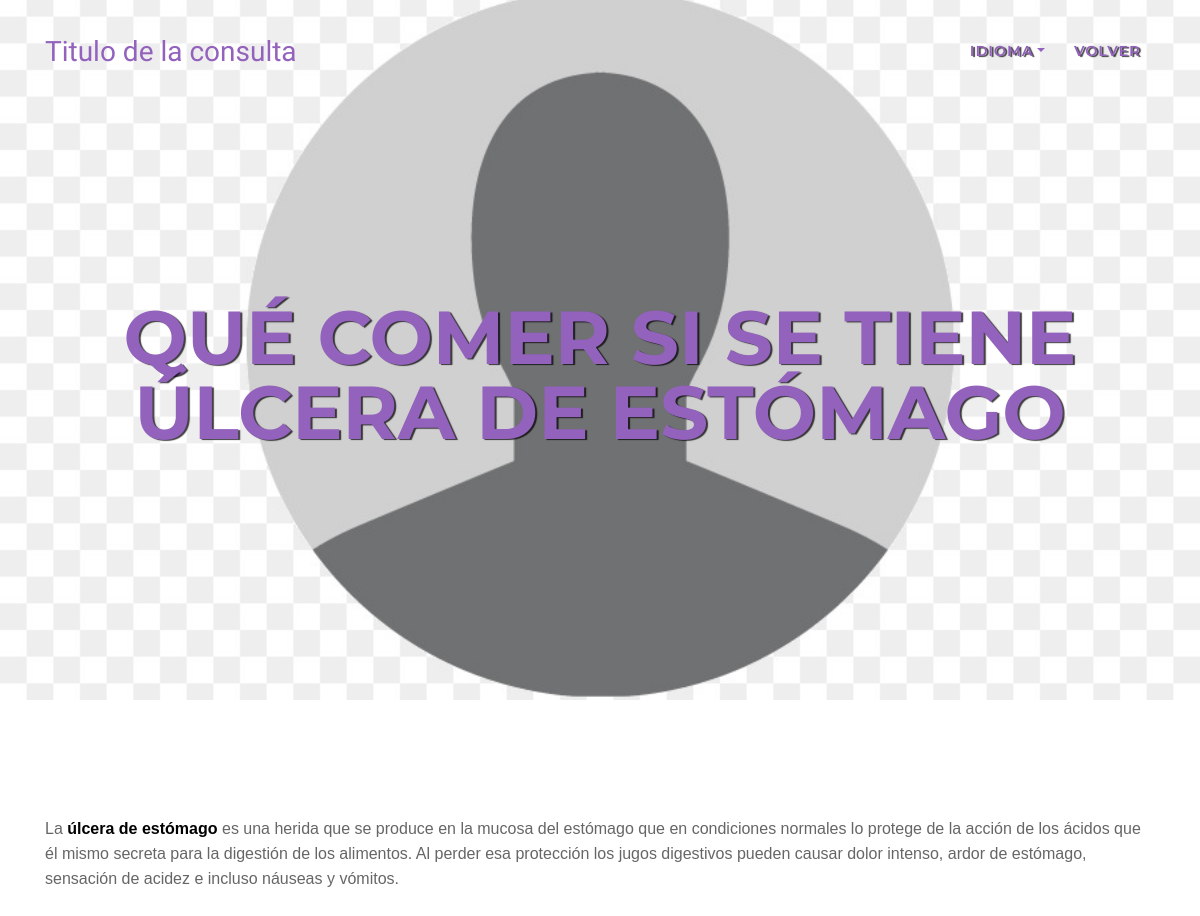
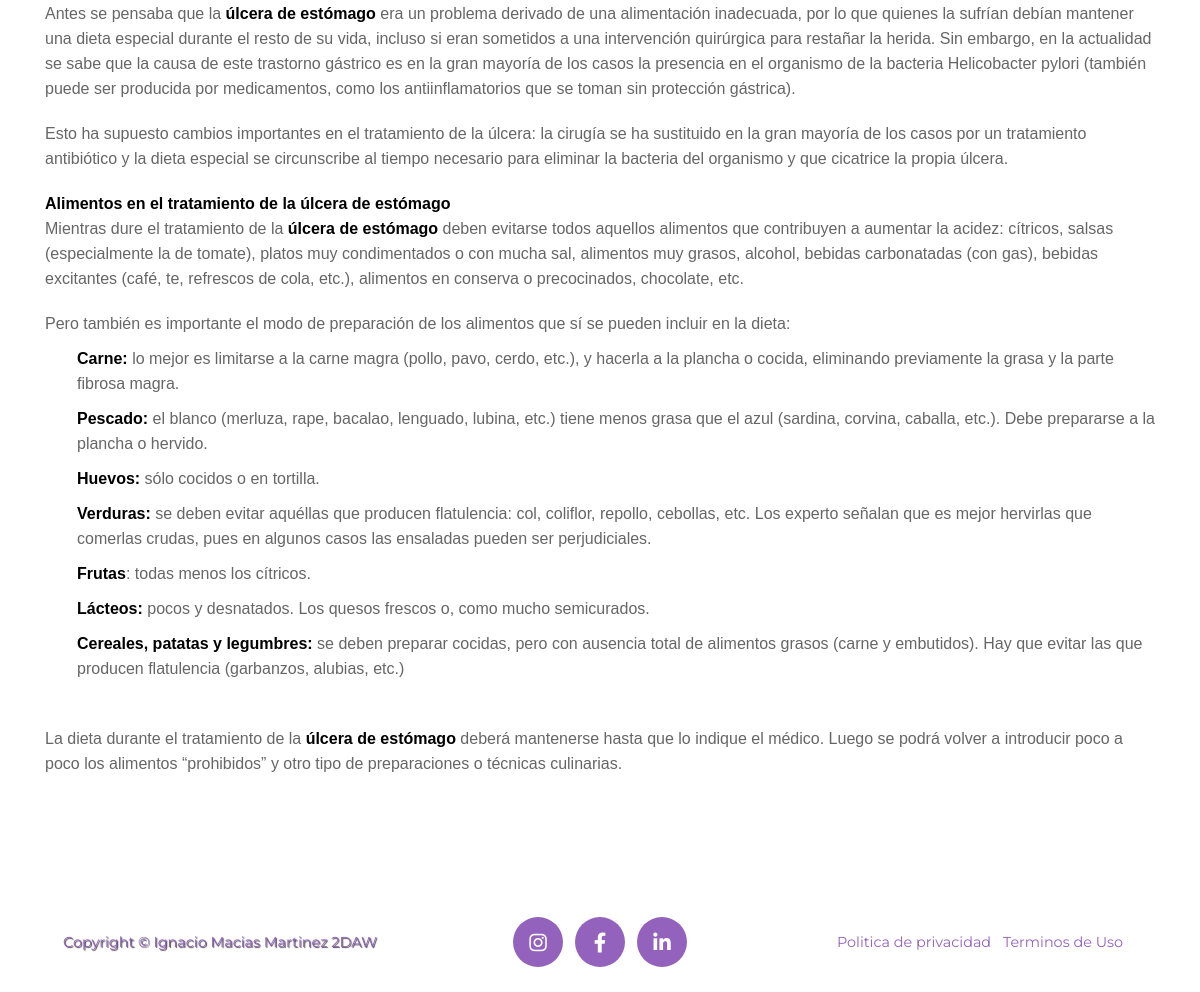
/verArticulo.php?asset=3, run on the app's committed database (2 pictures, top to bottom).
### tables this page shows
CREATE TABLE `articulos` (
  `titulo` varchar(255) NOT NULL,
  `resumen` text NOT NULL,
  `imagen` varchar(255) NOT NULL,
  `contenido` text NOT NULL,
  `fecha` datetime NOT NULL,
  `cat1` varchar(50) DEFAULT NULL,
  `cat2` varchar(50) DEFAULT NULL,
  `ID_art` int(255) NOT NULL
);

### castellano.php (called while the page is built, shortened)
<?php
$navIdioma="Idioma";
$fooPolitica="Politica de privacidad";
$fooTerminos="Terminos de Uso";
$pagArtVolver="Volver";

### verArticulo.php (the view, shortened to what this page needs)
<?php
if (isset($_SESSION["idioma"])){
    include $_SESSION["idioma"];
}else{
    include "castellano.php";
}
if(isset($_GET['asset'])) {
    $article_id = $_GET['asset'];
    $dbh = Connection::make();
    $stmt = $dbh->prepare("SELECT * FROM articulos WHERE ID_art = :article_id");
    $params = [':article_id'=>$article_id];
    $stmt->execute($params);
    $articulo = $stmt->fetch(PDO::FETCH_ASSOC);
} else {
    header('Location: index.php');
}
?>
<!DOCTYPE html>
<html lang="es">
<head>
    <link href="bootstrap/css/bootstrap.min.css" rel="stylesheet">
    <link href="img/fontawesome-free/css/all.min.css" rel="stylesheet" type="text/css">
    <link href="css/estilos.css" rel="stylesheet" type="text/css">
</head>
<body id="Principal">
<nav class="navbar navbar-expand-lg navbar-dark fixed-top" id="mainNav">
    <div class="container">
        <a class="navbar-brand js-scroll-trigger" href="index.php">Titulo de la consulta</a>
        <div class="collapse navbar-collapse" id="NavegadorResponsive">
            <ul class="navbar-nav text-uppercase ml-auto">
                <li class="nav-item">
                    <div class="dropdown nav-link">
                        <a class=" dropdown-toggle" id="dropdownMenu2" data-toggle="dropdown" aria-haspopup="true" aria-expanded="false"><?php echo $navIdioma ?></a>
                    </div>
                </li>
                <li class="nav-item">
                    <a class="nav-link js-scroll-trigger" href="pagArticulos.php"><?php echo $pagArtVolver ?></a>
                </li>
            </ul>
        </div>
    </div>
</nav>
<header class="masthead" style="background-image:url('<?= $articulo['imagen'] ?>')">
    <div class="container">
        <div class="intro-text">
            <div class=" intro-heading text-uppercase"><?= $articulo['titulo'] ?></div>
        </div>
    </div>
</header>
<section class=" page-section">
        <div class="container">
                <div class="row">
                    <div class="col-lg-12 ">
                        <p><?= $articulo['contenido'] ?></p>
                    </div>
                </div>
        </div>
</section>
<footer class="footer">
    <div class="container">
        <div class="row align-items-center">
            <div class="col-md-4">
                <span class="copyright">Copyright &copy; Ignacio Macias Martinez 2DAW</span>
            </div>
            <div class="col-md-4">
                <ul class="list-inline social-buttons">
                    <li class="list-inline-item">
                        <a href="#">
                            <i class="fab fa-instagram"></i>
                        </a>
                    </li>
                    <li class="list-inline-item">
                        <a href="#">
                            <i class="fab fa-facebook-f"></i>
                        </a>
                    </li>
                    <li class="list-inline-item">
                        <a href="#">
                            <i class="fab fa-linkedin-in"></i>
                        </a>
                    </li>
                </ul>
            </div>
            <div class="col-md-4">
                <ul class="list-inline quicklinks">
                    <li class="list-inline-item">
                        <a href="#"><?php echo $fooPolitica ?></a>
                    </li>
                    <li class="list-inline-item">
                        <a href="#"><?php echo $fooTerminos ?></a>
                    </li>
                </ul>
            </div>
        </div>
    </div>
</footer>
</body>
</html>

### css/estilos.css (style rules this page uses)
body { overflow-x: hidden; font-family: 'Roboto Slab', -apple-system, BlinkMacSystemFont, 'Segoe UI', Roboto, 'Helvetica Neue', Arial, sans-serif, 'Apple Color Emoji', 'Segoe UI Emoji', 'Segoe UI Symbol', 'Noto Color Emoji'; }
p { line-height: 1.75; }
a { color: #9362bd; }
.page-section { padding: 100px 0; }
@media (min-width: 768px) { section { padding: 150px 0; } }
#mainNav { background-color: #212529; }
#mainNav .navbar-brand { color: #9362bd; font-family: 'Kaushan Script', -apple-system, BlinkMacSystemFont, 'Segoe UI', Roboto, 'Helvetica Neue', Arial, sans-serif, 'Apple Color Emoji', 'Segoe UI Emoji', 'Segoe UI Symbol', 'Noto Color Emoji'; }
#mainNav .navbar-nav .nav-item .nav-link { font-size: 90%; font-weight: 600; padding: 0.75em 0; letter-spacing: 1px; color: #9362bd; text-shadow: 2px 1px 1px rgba(0,0,0,0.75); font-family: 'Montserrat', -apple-system, BlinkMacSystemFont, 'Segoe UI', Roboto, 'Helvetica Neue', Arial, sans-serif, 'Apple Color Emoji', 'Segoe UI Emoji', 'Segoe UI Symbol', 'Noto Color Emoji'; }
@media (min-width: 992px) { #mainNav { padding-top: 25px; padding-bottom: 25px; transition: padding-top 0.3s, padding-bottom 0.3s; border: none; background-color: transparent; } }
@media (min-width: 992px) { #mainNav .navbar-brand { font-size: 1.75em; transition: all 0.3s; } }
@media (min-width: 992px) { #mainNav .navbar-nav .nav-item .nav-link { padding: 1.1em 1em !important; } }
header.masthead { text-align: center; color: #9362bd; text-shadow: 2px 1px 1px rgba(0,0,0,0.75); background-repeat: no-repeat; background-attachment: scroll; background-position: center center; background-size: cover; }
header.masthead .intro-text { padding-top: 150px; padding-bottom: 100px; }
header.masthead .intro-text .intro-heading { font-size: 50px; font-weight: 700; line-height: 50px; margin-bottom: 25px; font-family: 'Montserrat', -apple-system, BlinkMacSystemFont, 'Segoe UI', Roboto, 'Helvetica Neue', Arial, sans-serif, 'Apple Color Emoji', 'Segoe UI Emoji', 'Segoe UI Symbol', 'Noto Color Emoji'; }
@media (min-width: 768px) { header.masthead .intro-text { padding-top: 300px; padding-bottom: 200px; } }
@media (min-width: 768px) { header.masthead .intro-text .intro-heading { font-size: 75px; font-weight: 700; line-height: 75px; margin-bottom: 50px; font-family: 'Montserrat', -apple-system, BlinkMacSystemFont, 'Segoe UI', Roboto, 'Helvetica Neue', Arial, sans-serif, 'Apple Color Emoji', 'Segoe UI Emoji', 'Segoe UI Symbol', 'Noto Color Emoji'; } }
.footer { padding: 25px 0; text-align: center; }
.footer span.copyright { font-size: 90%; line-height: 40px; font-family: 'Montserrat', -apple-system, BlinkMacSystemFont, 'Segoe UI', Roboto, 'Helvetica Neue', Arial, sans-serif, 'Apple Color Emoji', 'Segoe UI Emoji', 'Segoe UI Symbol', 'Noto Color Emoji'; color:#9362bd ; text-shadow: 1px 1px 1px rgba(0,0,0,0.75); }
.footer ul.quicklinks { font-size: 90%; line-height: 40px; margin-bottom: 0; text-transform: none; font-family: 'Montserrat', -apple-system, BlinkMacSystemFont, 'Segoe UI', Roboto, 'Helvetica Neue', Arial, sans-serif, 'Apple Color Emoji', 'Segoe UI Emoji', 'Segoe UI Symbol', 'Noto Color Emoji'; }
ul.social-buttons { margin-bottom: 0; }
ul.social-buttons li a { font-size: 20px; line-height: 50px; display: block; width: 50px; height: 50px; transition: all 0.3s; color: white; border-radius: 100%; outline: none; background-color: #9362bd; }

### data on the page
articulos: imagen (picture), titulo "QUÉ COMER SI SE TIENE ÚLCERA DE ESTÓMAGO", contenido "La úlcera de estómago es una herida que se produce en la mucosa del estómago que en condiciones normales lo protege de la acción de los ácidos que él mismo secreta para la digestión de los alimentos. Al perder esa protección los jugos digestivos pueden causar dolor intenso, ardor de estómago, sensación de acidez e incluso náuseas y vómitos. Antes se pensaba que la úlcera de estómago era un problema derivado de una alimentación inadecuada, por lo que quienes la sufrían debían mantener una dieta especial durante el resto de su vida, incluso si eran sometidos a una intervención quirúrgica para restañar la herida. Sin embargo, en la actualidad se sabe que la causa de este trastorno gástrico es…"

### other printed values
$navIdioma "IDIOMA"
$pagArtVolver "VOLVER"
$fooPolitica "Politica de privacidad"
$fooTerminos "Terminos de Uso"
